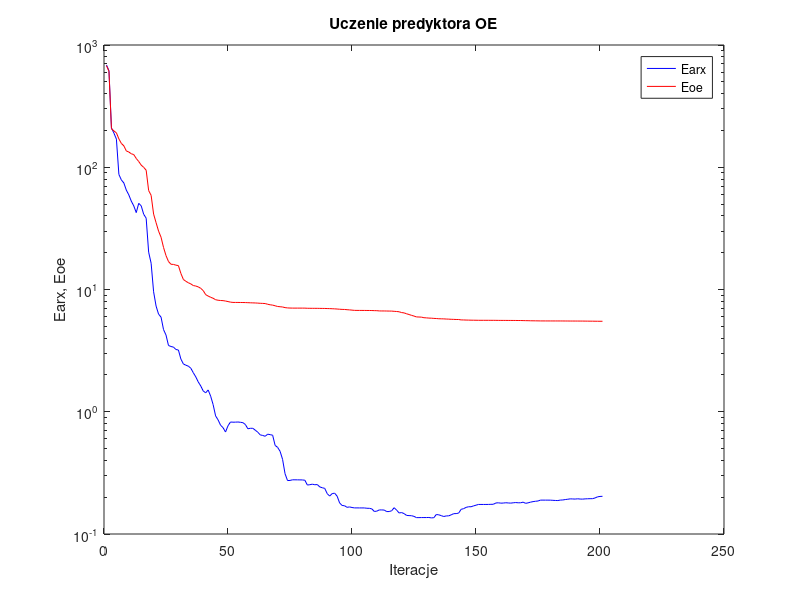
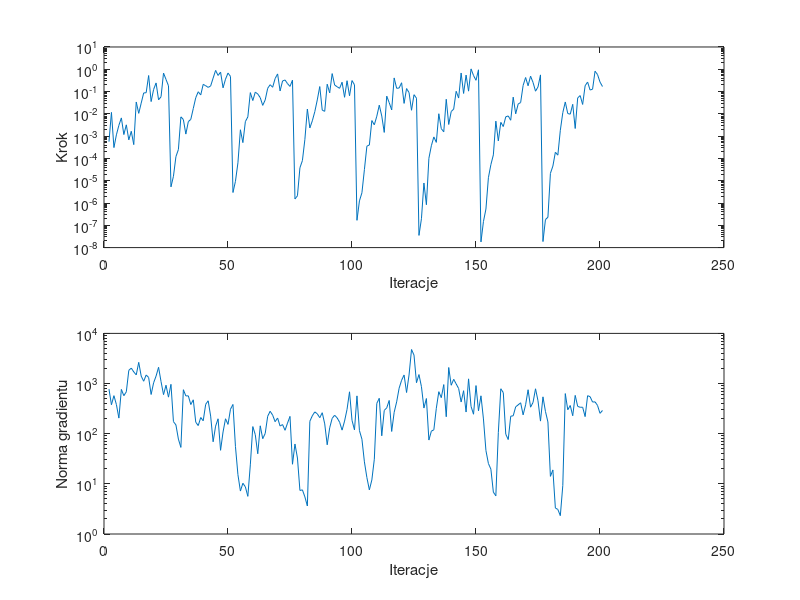

Reproduce these figures in MATLAB, in order.
%uczenie predyktora oe
clear all;
n=0; farx(n+1)=6.863988e+002; foe(n+1)=6.777880e+002; wspucz(n+1)=0.000000e+000; ng(n+1)=0.000000e+000;
%odnowa zmiennej metryki
n=1; farx(n+1)=6.163034e+002; foe(n+1)=6.088659e+002; krok(n+1)=5.674396e-004; ng(n+1)=7.758540e+002;
n=2; farx(n+1)=2.098795e+002; foe(n+1)=2.067645e+002; krok(n+1)=1.163808e-002; ng(n+1)=3.776461e+002;
n=3; farx(n+1)=1.901992e+002; foe(n+1)=1.980922e+002; krok(n+1)=3.067806e-004; ng(n+1)=5.733660e+002;
n=4; farx(n+1)=1.699016e+002; foe(n+1)=1.913096e+002; krok(n+1)=1.146884e-003; ng(n+1)=3.810742e+002;
n=5; farx(n+1)=8.733937e+001; foe(n+1)=1.706128e+002; krok(n+1)=3.065383e-003; ng(n+1)=2.047253e+002;
n=6; farx(n+1)=7.876372e+001; foe(n+1)=1.566133e+002; krok(n+1)=6.583213e-003; ng(n+1)=7.639142e+002;
n=7; farx(n+1)=7.439178e+001; foe(n+1)=1.497368e+002; krok(n+1)=1.178095e-003; ng(n+1)=5.727448e+002;
n=8; farx(n+1)=6.500750e+001; foe(n+1)=1.359522e+002; krok(n+1)=3.218320e-003; ng(n+1)=6.852618e+002;
n=9; farx(n+1)=5.944359e+001; foe(n+1)=1.332519e+002; krok(n+1)=6.807228e-004; ng(n+1)=1.834669e+003;
n=10; farx(n+1)=5.284816e+001; foe(n+1)=1.289660e+002; krok(n+1)=1.651908e-003; ng(n+1)=2.031472e+003;
n=11; farx(n+1)=4.830727e+001; foe(n+1)=1.269385e+002; krok(n+1)=4.168272e-004; ng(n+1)=1.707389e+003;
n=12; farx(n+1)=4.256566e+001; foe(n+1)=1.180396e+002; krok(n+1)=3.407387e-002; ng(n+1)=1.487440e+003;
n=13; farx(n+1)=5.067265e+001; foe(n+1)=1.114153e+002; krok(n+1)=1.053841e-002; ng(n+1)=2.645253e+003;
n=14; farx(n+1)=4.835356e+001; foe(n+1)=1.041344e+002; krok(n+1)=3.039298e-002; ng(n+1)=1.407857e+003;
n=15; farx(n+1)=4.126048e+001; foe(n+1)=9.983603e+001; krok(n+1)=8.662598e-002; ng(n+1)=1.111811e+003;
n=16; farx(n+1)=3.831808e+001; foe(n+1)=9.462837e+001; krok(n+1)=8.877087e-002; ng(n+1)=1.481186e+003;
n=17; farx(n+1)=2.021698e+001; foe(n+1)=6.448587e+001; krok(n+1)=5.249576e-001; ng(n+1)=1.323437e+003;
n=18; farx(n+1)=1.640401e+001; foe(n+1)=5.892961e+001; krok(n+1)=3.559767e-002; ng(n+1)=6.052529e+002;
n=19; farx(n+1)=9.579750e+000; foe(n+1)=4.138899e+001; krok(n+1)=1.241815e-001; ng(n+1)=1.033861e+003;
n=20; farx(n+1)=7.315883e+000; foe(n+1)=3.520586e+001; krok(n+1)=2.442288e-001; ng(n+1)=1.411672e+003;
n=21; farx(n+1)=6.288224e+000; foe(n+1)=3.004294e+001; krok(n+1)=4.254539e-002; ng(n+1)=2.108385e+003;
n=22; farx(n+1)=5.946408e+000; foe(n+1)=2.677681e+001; krok(n+1)=5.857529e-002; ng(n+1)=1.093039e+003;
n=23; farx(n+1)=4.701926e+000; foe(n+1)=2.208907e+001; krok(n+1)=6.744582e-001; ng(n+1)=6.017333e+002;
n=24; farx(n+1)=4.240886e+000; foe(n+1)=1.893947e+001; krok(n+1)=3.505976e-001; ng(n+1)=9.258265e+002;
n=25; farx(n+1)=3.484763e+000; foe(n+1)=1.694039e+001; krok(n+1)=1.817918e-001; ng(n+1)=5.357510e+002;
%odnowa zmiennej metryki
n=26; farx(n+1)=3.417858e+000; foe(n+1)=1.608845e+001; krok(n+1)=5.310817e-006; ng(n+1)=9.648026e+002;
n=27; farx(n+1)=3.379964e+000; foe(n+1)=1.603975e+001; krok(n+1)=1.583652e-005; ng(n+1)=1.741204e+002;
n=28; farx(n+1)=3.230338e+000; foe(n+1)=1.581614e+001; krok(n+1)=1.205665e-004; ng(n+1)=1.497813e+002;
n=29; farx(n+1)=3.198650e+000; foe(n+1)=1.568722e+001; krok(n+1)=2.517331e-004; ng(n+1)=7.799187e+001;
n=30; farx(n+1)=2.699796e+000; foe(n+1)=1.353478e+001; krok(n+1)=7.342058e-003; ng(n+1)=5.331508e+001;
n=31; farx(n+1)=2.461180e+000; foe(n+1)=1.208515e+001; krok(n+1)=5.557598e-003; ng(n+1)=7.540535e+002;
n=32; farx(n+1)=2.403136e+000; foe(n+1)=1.167256e+001; krok(n+1)=1.236099e-003; ng(n+1)=5.665490e+002;
n=33; farx(n+1)=2.361203e+000; foe(n+1)=1.135955e+001; krok(n+1)=4.483426e-003; ng(n+1)=5.688531e+002;
n=34; farx(n+1)=2.270540e+000; foe(n+1)=1.111139e+001; krok(n+1)=5.654998e-003; ng(n+1)=3.813329e+002;
n=35; farx(n+1)=2.087016e+000; foe(n+1)=1.077617e+001; krok(n+1)=1.740861e-002; ng(n+1)=4.739731e+002;
n=36; farx(n+1)=1.930315e+000; foe(n+1)=1.067411e+001; krok(n+1)=5.335388e-002; ng(n+1)=1.691794e+002;
n=37; farx(n+1)=1.754627e+000; foe(n+1)=1.051216e+001; krok(n+1)=9.809225e-002; ng(n+1)=1.452505e+002;
n=38; farx(n+1)=1.626838e+000; foe(n+1)=1.022277e+001; krok(n+1)=7.045190e-002; ng(n+1)=2.103324e+002;
n=39; farx(n+1)=1.480230e+000; foe(n+1)=9.798035e+000; krok(n+1)=2.103304e-001; ng(n+1)=1.808603e+002;
n=40; farx(n+1)=1.428892e+000; foe(n+1)=9.076055e+000; krok(n+1)=1.827549e-001; ng(n+1)=3.852407e+002;
n=41; farx(n+1)=1.507574e+000; foe(n+1)=8.838965e+000; krok(n+1)=1.540084e-001; ng(n+1)=4.528330e+002;
n=42; farx(n+1)=1.342014e+000; foe(n+1)=8.639484e+000; krok(n+1)=1.778431e-001; ng(n+1)=2.246248e+002;
n=43; farx(n+1)=1.144512e+000; foe(n+1)=8.481065e+000; krok(n+1)=4.014974e-001; ng(n+1)=6.902428e+001;
n=44; farx(n+1)=9.247383e-001; foe(n+1)=8.249846e+000; krok(n+1)=8.897574e-001; ng(n+1)=1.417703e+002;
n=45; farx(n+1)=8.582725e-001; foe(n+1)=8.169235e+000; krok(n+1)=5.281352e-001; ng(n+1)=1.982721e+002;
n=46; farx(n+1)=7.762308e-001; foe(n+1)=8.129487e+000; krok(n+1)=7.461831e-001; ng(n+1)=4.665144e+001;
n=47; farx(n+1)=7.409768e-001; foe(n+1)=8.109370e+000; krok(n+1)=1.472237e-001; ng(n+1)=1.082621e+002;
n=48; farx(n+1)=6.826931e-001; foe(n+1)=8.047672e+000; krok(n+1)=3.607244e-001; ng(n+1)=1.985590e+002;
n=49; farx(n+1)=7.683023e-001; foe(n+1)=7.966715e+000; krok(n+1)=6.762233e-001; ng(n+1)=1.532649e+002;
n=50; farx(n+1)=8.241658e-001; foe(n+1)=7.882942e+000; krok(n+1)=4.788369e-001; ng(n+1)=3.077158e+002;
%odnowa zmiennej metryki
n=51; farx(n+1)=8.214897e-001; foe(n+1)=7.841033e+000; krok(n+1)=2.960578e-006; ng(n+1)=3.828487e+002;
n=52; farx(n+1)=8.221569e-001; foe(n+1)=7.838250e+000; krok(n+1)=9.388408e-006; ng(n+1)=5.577702e+001;
n=53; farx(n+1)=8.246324e-001; foe(n+1)=7.836927e+000; krok(n+1)=6.350673e-005; ng(n+1)=1.524986e+001;
n=54; farx(n+1)=8.198845e-001; foe(n+1)=7.830626e+000; krok(n+1)=1.935356e-003; ng(n+1)=7.182554e+000;
n=55; farx(n+1)=8.144248e-001; foe(n+1)=7.826619e+000; krok(n+1)=5.126539e-004; ng(n+1)=1.028656e+001;
n=56; farx(n+1)=7.868031e-001; foe(n+1)=7.818475e+000; krok(n+1)=4.483426e-003; ng(n+1)=8.710043e+000;
n=57; farx(n+1)=7.258301e-001; foe(n+1)=7.803109e+000; krok(n+1)=7.321912e-003; ng(n+1)=5.636287e+000;
n=58; farx(n+1)=7.322550e-001; foe(n+1)=7.785700e+000; krok(n+1)=8.973318e-002; ng(n+1)=2.392019e+001;
n=59; farx(n+1)=7.323949e-001; foe(n+1)=7.773376e+000; krok(n+1)=3.950757e-002; ng(n+1)=1.386688e+002;
n=60; farx(n+1)=7.065432e-001; foe(n+1)=7.761957e+000; krok(n+1)=9.406594e-002; ng(n+1)=9.569844e+001;
n=61; farx(n+1)=6.804295e-001; foe(n+1)=7.739142e+000; krok(n+1)=7.786028e-002; ng(n+1)=3.981732e+001;
n=62; farx(n+1)=6.468080e-001; foe(n+1)=7.712918e+000; krok(n+1)=5.335388e-002; ng(n+1)=1.436442e+002;
n=63; farx(n+1)=6.399103e-001; foe(n+1)=7.696637e+000; krok(n+1)=2.399905e-002; ng(n+1)=7.955675e+001;
n=64; farx(n+1)=6.301994e-001; foe(n+1)=7.675734e+000; krok(n+1)=4.219480e-002; ng(n+1)=1.010310e+002;
n=65; farx(n+1)=6.552946e-001; foe(n+1)=7.572013e+000; krok(n+1)=1.400181e-001; ng(n+1)=2.227661e+002;
n=66; farx(n+1)=6.499106e-001; foe(n+1)=7.499416e+000; krok(n+1)=2.031949e-001; ng(n+1)=2.802534e+002;
n=67; farx(n+1)=6.427828e-001; foe(n+1)=7.450757e+000; krok(n+1)=1.559016e-001; ng(n+1)=2.345590e+002;
n=68; farx(n+1)=5.304653e-001; foe(n+1)=7.361763e+000; krok(n+1)=3.838379e-001; ng(n+1)=1.735716e+002;
n=69; farx(n+1)=5.115123e-001; foe(n+1)=7.262114e+000; krok(n+1)=6.182030e-001; ng(n+1)=2.055759e+002;
n=70; farx(n+1)=4.748238e-001; foe(n+1)=7.229991e+000; krok(n+1)=1.067078e-001; ng(n+1)=1.421553e+002;
n=71; farx(n+1)=4.081720e-001; foe(n+1)=7.194130e+000; krok(n+1)=2.994154e-001; ng(n+1)=1.519921e+002;
n=72; farx(n+1)=3.112534e-001; foe(n+1)=7.109955e+000; krok(n+1)=3.307424e-001; ng(n+1)=1.169398e+002;
n=73; farx(n+1)=2.736997e-001; foe(n+1)=7.069685e+000; krok(n+1)=2.268451e-001; ng(n+1)=1.626724e+002;
n=74; farx(n+1)=2.742435e-001; foe(n+1)=7.052593e+000; krok(n+1)=1.702433e-001; ng(n+1)=2.213474e+002;
n=75; farx(n+1)=2.775874e-001; foe(n+1)=7.044110e+000; krok(n+1)=3.255844e-001; ng(n+1)=2.460655e+001;
%odnowa zmiennej metryki
n=76; farx(n+1)=2.774904e-001; foe(n+1)=7.043629e+000; krok(n+1)=1.515894e-006; ng(n+1)=6.230867e+001;
n=77; farx(n+1)=2.773659e-001; foe(n+1)=7.043391e+000; krok(n+1)=2.116524e-006; ng(n+1)=3.274693e+001;
n=78; farx(n+1)=2.771129e-001; foe(n+1)=7.043166e+000; krok(n+1)=3.816377e-005; ng(n+1)=7.381942e+000;
n=79; farx(n+1)=2.769415e-001; foe(n+1)=7.042695e+000; krok(n+1)=7.999634e-005; ng(n+1)=7.587755e+000;
n=80; farx(n+1)=2.751732e-001; foe(n+1)=7.041085e+000; krok(n+1)=7.138862e-004; ng(n+1)=5.503378e+000;
n=81; farx(n+1)=2.513974e-001; foe(n+1)=7.022086e+000; krok(n+1)=1.640862e-002; ng(n+1)=3.616931e+000;
n=82; farx(n+1)=2.531973e-001; foe(n+1)=7.019042e+000; krok(n+1)=2.332157e-003; ng(n+1)=1.768285e+002;
n=83; farx(n+1)=2.555227e-001; foe(n+1)=7.017027e+000; krok(n+1)=4.872032e-003; ng(n+1)=2.278426e+002;
n=84; farx(n+1)=2.529376e-001; foe(n+1)=7.014932e+000; krok(n+1)=1.254988e-002; ng(n+1)=2.720502e+002;
n=85; farx(n+1)=2.537840e-001; foe(n+1)=7.013890e+000; krok(n+1)=4.226396e-002; ng(n+1)=2.491406e+002;
n=86; farx(n+1)=2.427995e-001; foe(n+1)=7.007171e+000; krok(n+1)=1.677326e-001; ng(n+1)=2.085569e+002;
n=87; farx(n+1)=2.390434e-001; foe(n+1)=7.002818e+000; krok(n+1)=1.464382e-002; ng(n+1)=2.619743e+002;
n=88; farx(n+1)=2.361949e-001; foe(n+1)=6.998584e+000; krok(n+1)=1.297031e-002; ng(n+1)=1.569888e+002;
n=89; farx(n+1)=2.139568e-001; foe(n+1)=6.986216e+000; krok(n+1)=2.137961e-001; ng(n+1)=6.012441e+001;
n=90; farx(n+1)=2.043141e-001; foe(n+1)=6.976638e+000; krok(n+1)=8.713251e-002; ng(n+1)=1.309413e+002;
n=91; farx(n+1)=2.140573e-001; foe(n+1)=6.962365e+000; krok(n+1)=6.400584e-001; ng(n+1)=2.024714e+002;
n=92; farx(n+1)=2.157553e-001; foe(n+1)=6.945828e+000; krok(n+1)=1.961845e-001; ng(n+1)=2.332104e+002;
n=93; farx(n+1)=2.039891e-001; foe(n+1)=6.924301e+000; krok(n+1)=1.644497e-001; ng(n+1)=2.070068e+002;
n=94; farx(n+1)=1.796514e-001; foe(n+1)=6.896197e+000; krok(n+1)=1.399123e-001; ng(n+1)=1.695567e+002;
n=95; farx(n+1)=1.712135e-001; foe(n+1)=6.875782e+000; krok(n+1)=2.624788e-001; ng(n+1)=1.177703e+002;
n=96; farx(n+1)=1.702722e-001; foe(n+1)=6.866687e+000; krok(n+1)=5.529705e-002; ng(n+1)=1.785528e+002;
n=97; farx(n+1)=1.652701e-001; foe(n+1)=6.835651e+000; krok(n+1)=3.068907e-001; ng(n+1)=3.054986e+002;
n=98; farx(n+1)=1.665536e-001; foe(n+1)=6.812515e+000; krok(n+1)=6.458581e-002; ng(n+1)=6.843987e+002;
n=99; farx(n+1)=1.647118e-001; foe(n+1)=6.781419e+000; krok(n+1)=3.118100e-001; ng(n+1)=1.850956e+002;
n=100; farx(n+1)=1.634890e-001; foe(n+1)=6.750607e+000; krok(n+1)=2.012417e-001; ng(n+1)=1.191245e+002;
%odnowa zmiennej metryki
n=101; farx(n+1)=1.635201e-001; foe(n+1)=6.745727e+000; krok(n+1)=1.673764e-007; ng(n+1)=5.675743e+002;
n=102; farx(n+1)=1.634230e-001; foe(n+1)=6.744352e+000; krok(n+1)=1.249943e-006; ng(n+1)=1.153453e+002;
n=103; farx(n+1)=1.634105e-001; foe(n+1)=6.743139e+000; krok(n+1)=2.875755e-006; ng(n+1)=7.773238e+001;
n=104; farx(n+1)=1.633787e-001; foe(n+1)=6.741087e+000; krok(n+1)=3.154696e-005; ng(n+1)=2.745112e+001;
n=105; farx(n+1)=1.623716e-001; foe(n+1)=6.737014e+000; krok(n+1)=3.561997e-004; ng(n+1)=1.335238e+001;
n=106; farx(n+1)=1.622213e-001; foe(n+1)=6.735763e+000; krok(n+1)=4.005361e-004; ng(n+1)=7.581848e+000;
n=107; farx(n+1)=1.605104e-001; foe(n+1)=6.729726e+000; krok(n+1)=5.000456e-003; ng(n+1)=1.196759e+001;
n=108; farx(n+1)=1.528713e-001; foe(n+1)=6.716581e+000; krok(n+1)=3.225080e-003; ng(n+1)=3.098284e+001;
n=109; farx(n+1)=1.538089e-001; foe(n+1)=6.710315e+000; krok(n+1)=7.835038e-003; ng(n+1)=4.028454e+002;
n=110; farx(n+1)=1.573515e-001; foe(n+1)=6.680144e+000; krok(n+1)=2.452306e-002; ng(n+1)=5.077587e+002;
n=111; farx(n+1)=1.573937e-001; foe(n+1)=6.676498e+000; krok(n+1)=7.993461e-003; ng(n+1)=9.091740e+001;
n=112; farx(n+1)=1.569635e-001; foe(n+1)=6.675167e+000; krok(n+1)=1.469853e-003; ng(n+1)=2.913219e+002;
n=113; farx(n+1)=1.525534e-001; foe(n+1)=6.668789e+000; krok(n+1)=6.237096e-002; ng(n+1)=3.273620e+002;
n=114; farx(n+1)=1.526335e-001; foe(n+1)=6.661898e+000; krok(n+1)=3.192743e-002; ng(n+1)=4.603568e+002;
n=115; farx(n+1)=1.549909e-001; foe(n+1)=6.658896e+000; krok(n+1)=1.501192e-002; ng(n+1)=1.108471e+002;
n=116; farx(n+1)=1.641283e-001; foe(n+1)=6.630560e+000; krok(n+1)=4.090511e-001; ng(n+1)=2.670555e+002;
n=117; farx(n+1)=1.566906e-001; foe(n+1)=6.608220e+000; krok(n+1)=1.399123e-001; ng(n+1)=4.309129e+002;
n=118; farx(n+1)=1.485724e-001; foe(n+1)=6.574257e+000; krok(n+1)=1.444813e-001; ng(n+1)=8.076290e+002;
n=119; farx(n+1)=1.497768e-001; foe(n+1)=6.476345e+000; krok(n+1)=2.484430e-001; ng(n+1)=1.162940e+003;
n=120; farx(n+1)=1.468483e-001; foe(n+1)=6.437308e+000; krok(n+1)=2.946581e-002; ng(n+1)=1.481796e+003;
n=121; farx(n+1)=1.419551e-001; foe(n+1)=6.330401e+000; krok(n+1)=1.362955e-001; ng(n+1)=6.625348e+002;
n=122; farx(n+1)=1.414297e-001; foe(n+1)=6.244074e+000; krok(n+1)=9.018109e-002; ng(n+1)=1.481243e+003;
n=123; farx(n+1)=1.411614e-001; foe(n+1)=6.146340e+000; krok(n+1)=1.450364e-002; ng(n+1)=4.773217e+003;
n=124; farx(n+1)=1.393742e-001; foe(n+1)=6.064957e+000; krok(n+1)=7.240442e-002; ng(n+1)=3.692387e+003;
n=125; farx(n+1)=1.361437e-001; foe(n+1)=5.966765e+000; krok(n+1)=5.042484e-002; ng(n+1)=1.039819e+003;
%odnowa zmiennej metryki
n=126; farx(n+1)=1.361541e-001; foe(n+1)=5.955905e+000; krok(n+1)=3.521356e-008; ng(n+1)=1.510568e+003;
n=127; farx(n+1)=1.363061e-001; foe(n+1)=5.942619e+000; krok(n+1)=1.976681e-007; ng(n+1)=8.656875e+002;
n=128; farx(n+1)=1.363150e-001; foe(n+1)=5.877934e+000; krok(n+1)=7.903027e-006; ng(n+1)=3.247293e+002;
n=129; farx(n+1)=1.363363e-001; foe(n+1)=5.861932e+000; krok(n+1)=8.371539e-007; ng(n+1)=5.030925e+002;
n=130; farx(n+1)=1.365418e-001; foe(n+1)=5.836630e+000; krok(n+1)=1.011842e-004; ng(n+1)=7.463011e+001;
n=131; farx(n+1)=1.354222e-001; foe(n+1)=5.827389e+000; krok(n+1)=3.716872e-004; ng(n+1)=1.124575e+002;
n=132; farx(n+1)=1.359990e-001; foe(n+1)=5.803278e+000; krok(n+1)=9.232346e-004; ng(n+1)=1.195859e+002;
n=133; farx(n+1)=1.443832e-001; foe(n+1)=5.789614e+000; krok(n+1)=5.251366e-004; ng(n+1)=3.216801e+002;
n=134; farx(n+1)=1.434819e-001; foe(n+1)=5.765392e+000; krok(n+1)=1.012568e-002; ng(n+1)=6.883065e+002;
n=135; farx(n+1)=1.413158e-001; foe(n+1)=5.757443e+000; krok(n+1)=2.161992e-003; ng(n+1)=5.230320e+002;
n=136; farx(n+1)=1.390049e-001; foe(n+1)=5.751028e+000; krok(n+1)=1.568349e-003; ng(n+1)=9.530842e+002;
n=137; farx(n+1)=1.405702e-001; foe(n+1)=5.733121e+000; krok(n+1)=4.517978e-002; ng(n+1)=2.178344e+002;
n=138; farx(n+1)=1.407765e-001; foe(n+1)=5.722712e+000; krok(n+1)=3.334617e-003; ng(n+1)=2.088588e+003;
n=139; farx(n+1)=1.435336e-001; foe(n+1)=5.706032e+000; krok(n+1)=1.270603e-002; ng(n+1)=9.247008e+002;
n=140; farx(n+1)=1.466627e-001; foe(n+1)=5.697514e+000; krok(n+1)=1.635878e-002; ng(n+1)=1.213648e+003;
n=141; farx(n+1)=1.469134e-001; foe(n+1)=5.684864e+000; krok(n+1)=1.028567e-001; ng(n+1)=9.843880e+002;
n=142; farx(n+1)=1.482473e-001; foe(n+1)=5.682819e+000; krok(n+1)=5.121364e-002; ng(n+1)=7.949134e+002;
n=143; farx(n+1)=1.591117e-001; foe(n+1)=5.640210e+000; krok(n+1)=6.807263e-001; ng(n+1)=4.286567e+002;
n=144; farx(n+1)=1.612079e-001; foe(n+1)=5.635847e+000; krok(n+1)=8.222485e-002; ng(n+1)=7.203488e+002;
n=145; farx(n+1)=1.650464e-001; foe(n+1)=5.624454e+000; krok(n+1)=5.491644e-001; ng(n+1)=2.703594e+002;
n=146; farx(n+1)=1.671326e-001; foe(n+1)=5.619324e+000; krok(n+1)=1.044603e-001; ng(n+1)=1.240267e+003;
n=147; farx(n+1)=1.670515e-001; foe(n+1)=5.611870e+000; krok(n+1)=1.040723e+000; ng(n+1)=3.507734e+002;
n=148; farx(n+1)=1.698128e-001; foe(n+1)=5.608025e+000; krok(n+1)=5.250759e-001; ng(n+1)=2.444932e+002;
n=149; farx(n+1)=1.720740e-001; foe(n+1)=5.604718e+000; krok(n+1)=3.202323e-001; ng(n+1)=9.108936e+002;
n=150; farx(n+1)=1.744796e-001; foe(n+1)=5.599714e+000; krok(n+1)=9.471081e-001; ng(n+1)=2.859581e+002;
%odnowa zmiennej metryki
n=151; farx(n+1)=1.744694e-001; foe(n+1)=5.599237e+000; krok(n+1)=1.798335e-008; ng(n+1)=5.692853e+002;
n=152; farx(n+1)=1.744551e-001; foe(n+1)=5.598800e+000; krok(n+1)=1.476719e-007; ng(n+1)=1.968112e+002;
n=153; farx(n+1)=1.744642e-001; foe(n+1)=5.598664e+000; krok(n+1)=5.341266e-007; ng(n+1)=4.625828e+001;
n=154; farx(n+1)=1.745621e-001; foe(n+1)=5.597945e+000; krok(n+1)=1.366869e-005; ng(n+1)=2.548387e+001;
n=155; farx(n+1)=1.748774e-001; foe(n+1)=5.596512e+000; krok(n+1)=5.285018e-005; ng(n+1)=1.962688e+001;
n=156; farx(n+1)=1.750455e-001; foe(n+1)=5.596334e+000; krok(n+1)=1.443891e-004; ng(n+1)=6.836675e+000;
n=157; farx(n+1)=1.793608e-001; foe(n+1)=5.594055e+000; krok(n+1)=4.718270e-003; ng(n+1)=5.771163e+000;
n=158; farx(n+1)=1.800071e-001; foe(n+1)=5.590489e+000; krok(n+1)=6.106204e-004; ng(n+1)=1.050453e+002;
n=159; farx(n+1)=1.787811e-001; foe(n+1)=5.588196e+000; krok(n+1)=4.150488e-003; ng(n+1)=7.872334e+002;
n=160; farx(n+1)=1.791391e-001; foe(n+1)=5.587155e+000; krok(n+1)=2.700359e-003; ng(n+1)=6.606534e+002;
n=161; farx(n+1)=1.801830e-001; foe(n+1)=5.586205e+000; krok(n+1)=7.385876e-003; ng(n+1)=9.766277e+001;
n=162; farx(n+1)=1.794767e-001; foe(n+1)=5.584599e+000; krok(n+1)=8.055458e-003; ng(n+1)=7.651751e+001;
n=163; farx(n+1)=1.789040e-001; foe(n+1)=5.583684e+000; krok(n+1)=5.173682e-003; ng(n+1)=2.232421e+002;
n=164; farx(n+1)=1.800091e-001; foe(n+1)=5.581752e+000; krok(n+1)=5.625683e-002; ng(n+1)=2.274945e+002;
n=165; farx(n+1)=1.808507e-001; foe(n+1)=5.580019e+000; krok(n+1)=1.004449e-002; ng(n+1)=3.434945e+002;
n=166; farx(n+1)=1.800319e-001; foe(n+1)=5.576768e+000; krok(n+1)=2.762153e-002; ng(n+1)=3.755487e+002;
n=167; farx(n+1)=1.800743e-001; foe(n+1)=5.575905e+000; krok(n+1)=3.230410e-002; ng(n+1)=4.135029e+002;
n=168; farx(n+1)=1.822285e-001; foe(n+1)=5.568688e+000; krok(n+1)=1.884118e-001; ng(n+1)=2.375113e+002;
n=169; farx(n+1)=1.782013e-001; foe(n+1)=5.561701e+000; krok(n+1)=4.268310e-001; ng(n+1)=3.770522e+002;
n=170; farx(n+1)=1.798196e-001; foe(n+1)=5.557564e+000; krok(n+1)=1.818254e-001; ng(n+1)=7.522795e+002;
n=171; farx(n+1)=1.822063e-001; foe(n+1)=5.549937e+000; krok(n+1)=4.903006e-001; ng(n+1)=3.376114e+002;
n=172; farx(n+1)=1.840445e-001; foe(n+1)=5.546162e+000; krok(n+1)=2.569287e-001; ng(n+1)=4.213124e+002;
n=173; farx(n+1)=1.852724e-001; foe(n+1)=5.543052e+000; krok(n+1)=1.037624e-001; ng(n+1)=7.862932e+002;
n=174; farx(n+1)=1.862193e-001; foe(n+1)=5.538757e+000; krok(n+1)=1.620110e-001; ng(n+1)=4.529459e+002;
n=175; farx(n+1)=1.893057e-001; foe(n+1)=5.533603e+000; krok(n+1)=5.596492e-001; ng(n+1)=1.783659e+002;
%odnowa zmiennej metryki
n=176; farx(n+1)=1.892968e-001; foe(n+1)=5.533205e+000; krok(n+1)=1.865052e-008; ng(n+1)=5.432207e+002;
n=177; farx(n+1)=1.892721e-001; foe(n+1)=5.532025e+000; krok(n+1)=1.807362e-007; ng(n+1)=2.782405e+002;
n=178; farx(n+1)=1.892699e-001; foe(n+1)=5.531531e+000; krok(n+1)=2.299731e-007; ng(n+1)=1.713008e+002;
n=179; farx(n+1)=1.891682e-001; foe(n+1)=5.531229e+000; krok(n+1)=2.142725e-005; ng(n+1)=1.410050e+001;
n=180; farx(n+1)=1.885695e-001; foe(n+1)=5.530196e+000; krok(n+1)=4.532526e-005; ng(n+1)=1.894666e+001;
n=181; farx(n+1)=1.880543e-001; foe(n+1)=5.530025e+000; krok(n+1)=1.895397e-004; ng(n+1)=3.300210e+000;
n=182; farx(n+1)=1.877588e-001; foe(n+1)=5.529936e+000; krok(n+1)=1.404483e-004; ng(n+1)=3.088702e+000;
n=183; farx(n+1)=1.894242e-001; foe(n+1)=5.529501e+000; krok(n+1)=1.828656e-003; ng(n+1)=2.320187e+000;
n=184; farx(n+1)=1.898653e-001; foe(n+1)=5.528066e+000; krok(n+1)=1.136409e-002; ng(n+1)=9.293476e+000;
n=185; farx(n+1)=1.913669e-001; foe(n+1)=5.525743e+000; krok(n+1)=3.413297e-002; ng(n+1)=6.307048e+002;
n=186; farx(n+1)=1.924733e-001; foe(n+1)=5.524801e+000; krok(n+1)=1.032555e-002; ng(n+1)=2.997227e+002;
n=187; farx(n+1)=1.938845e-001; foe(n+1)=5.522117e+000; krok(n+1)=9.691715e-003; ng(n+1)=3.651856e+002;
n=188; farx(n+1)=1.934866e-001; foe(n+1)=5.521571e+000; krok(n+1)=2.679765e-002; ng(n+1)=2.280708e+002;
n=189; farx(n+1)=1.930705e-001; foe(n+1)=5.520812e+000; krok(n+1)=2.201622e-003; ng(n+1)=5.805085e+002;
n=190; farx(n+1)=1.941479e-001; foe(n+1)=5.519677e+000; krok(n+1)=5.184392e-002; ng(n+1)=3.507070e+002;
n=191; farx(n+1)=1.931611e-001; foe(n+1)=5.518588e+000; krok(n+1)=6.601690e-002; ng(n+1)=3.364817e+002;
n=192; farx(n+1)=1.929160e-001; foe(n+1)=5.518052e+000; krok(n+1)=2.642647e-002; ng(n+1)=3.371753e+002;
n=193; farx(n+1)=1.937675e-001; foe(n+1)=5.514156e+000; krok(n+1)=1.823743e-001; ng(n+1)=2.190809e+002;
n=194; farx(n+1)=1.942189e-001; foe(n+1)=5.511339e+000; krok(n+1)=2.676833e-001; ng(n+1)=5.725253e+002;
n=195; farx(n+1)=1.944791e-001; foe(n+1)=5.508632e+000; krok(n+1)=1.171506e-001; ng(n+1)=5.475176e+002;
n=196; farx(n+1)=1.945725e-001; foe(n+1)=5.507281e+000; krok(n+1)=1.277097e-001; ng(n+1)=4.277537e+002;
n=197; farx(n+1)=1.971721e-001; foe(n+1)=5.502508e+000; krok(n+1)=8.190836e-001; ng(n+1)=4.315104e+002;
n=198; farx(n+1)=2.013576e-001; foe(n+1)=5.499628e+000; krok(n+1)=5.810114e-001; ng(n+1)=3.658777e+002;
n=199; farx(n+1)=2.028959e-001; foe(n+1)=5.497812e+000; krok(n+1)=2.680018e-001; ng(n+1)=2.547381e+002;
n=200; farx(n+1)=2.034005e-001; foe(n+1)=5.497140e+000; krok(n+1)=1.687792e-001; ng(n+1)=2.903259e+002;

figure; semilogy(farx,'b'); hold on; semilogy(foe,'r'); xlabel('Iteracje'); ylabel('Earx, Eoe'); legend('Earx','Eoe'); title('Uczenie predyktora OE');
figure; subplot(2,1,1); semilogy(krok); xlabel('Iteracje'); ylabel('Krok');
subplot(2,1,2); semilogy(ng); xlabel('Iteracje'); ylabel('Norma gradientu');
Earx=farx(n+1)
Eoe=foe(n+1)
